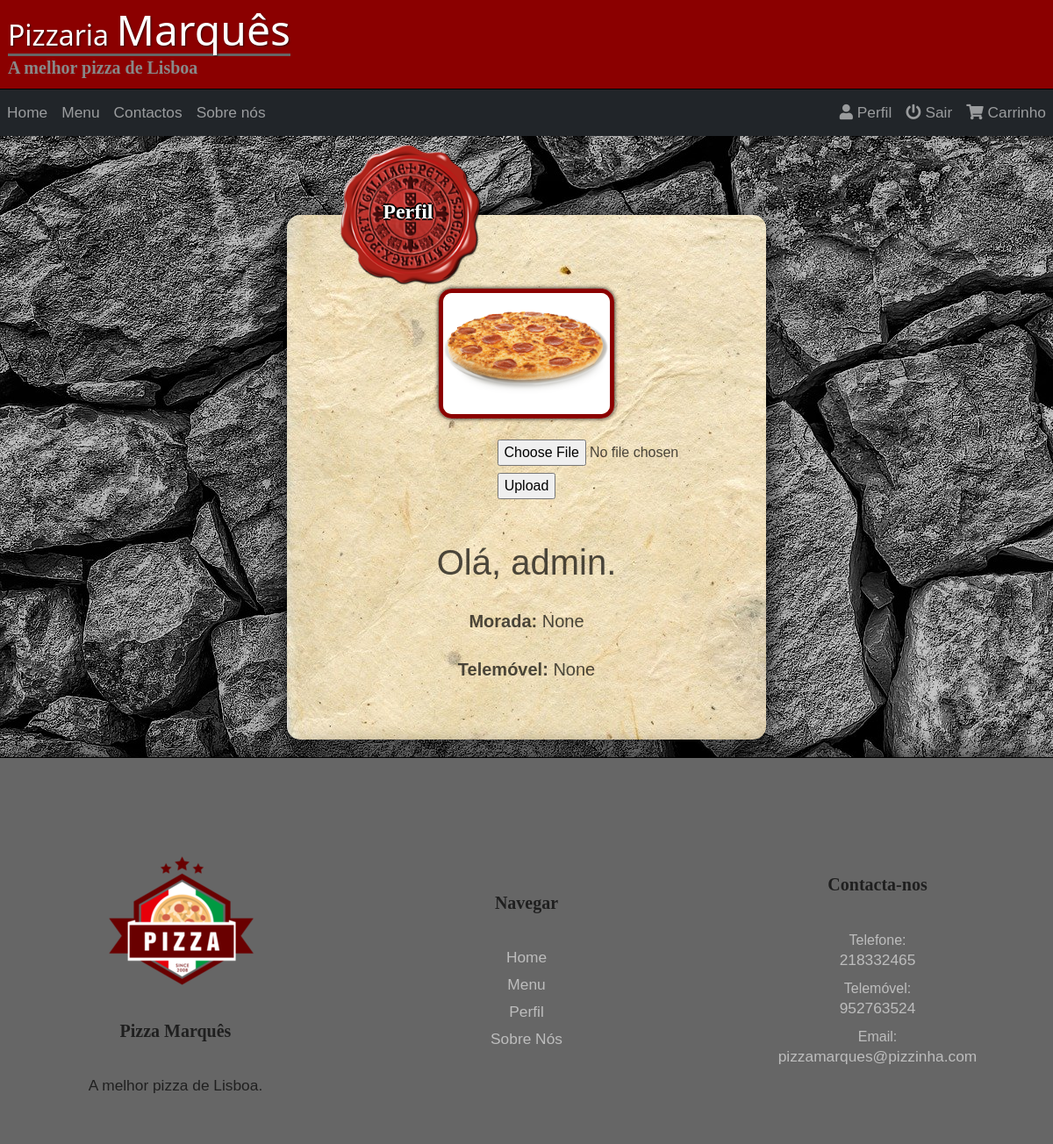
The page /perfil/1 (signed in) on the database its author committed.
### sitepizza/models.py (models this page shows)
class Perfil(models.Model):
    user = models.OneToOneField(User, on_delete=models.CASCADE)
    morada = models.TextField(null=True, max_length= MEDIUM_CHAR)
    telemovel = models.IntegerField(null=True)
    image= models.ImageField(upload_to='media', null=True)

### sitepizza/views.py (the view)
# urls.py: path("perfil/<int:user_id>", views.perfil, name="perfil"),
def perfil(request, user_id):
    perfil = Perfil.objects.get(user=request.user)
    return render(request, 'sitepizza/perfil.html', {'perfil': perfil })

### sitepizza/templates/sitepizza/perfil.html (shortened to what this page needs)
{% extends "sitepizza/template.html" %}
{% block static %}
<div class="container">
    <div class="row">
        <div class="col-md-6 offset-3">
            <div class="divisao" id="com-selo">
                <div id="acessorio">
                    <div id="selo-e-texto">
                        {% load static %}
                        <img class="selo" src="{% static 'media/media/selo.png' %}" >
                        <div id="texto-do-selo">
                        <h1 class="caminho">Perfil</h1>
                        </div>
                    </div>
                </div>
<br>
                    <div class="text-center">
                        <div class="cartao-perfil text-center">
                            {% if perfil.image %}
                            {% load static %}
                            <img class="imagens-menu" src="{{ perfil.image.url }}" alt="" width="200" height="200">
                            {% else %}
                            <img class="imagens-menu" src="{% static 'media/media/default-profile.png' %}" width="200" height="200" alt="">
                            {% endif %}
                            <form method="post" enctype="multipart/form-data" action="{% url 'navegar:fazer_upload' %}">
                                <br>
                            <input class="mb-2" style="position: relative; left: 118px;" type="file" name="myfile"><br>
                            <input type="submit" value="Upload">
                            </form>
                            <br> <br>
                            <h1 style="">Olá, {{ request.user }}.</h1>
                            <br>
                            <h3><strong>Morada:</strong> {{ perfil.morada }}</h3>
                            <br>
                            <h3><strong>Telemóvel:</strong> {{ perfil.telemovel }}</h3>
                        </div>
                    </div>
            </div>
        </div>
    </div>
</div>
{% endblock %}

### sitepizza/static/style/style.css (style rules this page uses)
body { margin: 0; padding: 0; background: url("/static/media/media/background.jpeg"); background-color: #dddddd; color: rgba(0, 0, 0, 0.69); width:100%;margin: 0 auto;min-width:600px;max-width:2000px; overflow-x: hidden; font-family: Arial , sans-serif; }
h3 { font: 15pt 'Montserrat', sans-serif;; }
h1.caminho { font: bold 18pt Lucida Handwriting; color: white; text-shadow: -2px 0 black, 0 2px black, 2px 0 black, 0 -2px black; }
#acessorio { position: absolute; top: -80px; }
.selo { width: 80%; height: 80%; }
#selo-e-texto { position: relative; }
#texto-do-selo { position: absolute; top: 50%; left: 38%; transform: translate(-50%, -50%); color: black; margin: 0; padding: 0; }
.divisao { background: url("/static/media/media/papiro.jpg"); padding: 60px; border-radius: 15px; box-shadow: 0 0 2em black; position: relative; margin-top: 10px; }
.imagens-menu { height: auto; max-width: 100%; background-size: contain; border: 5px solid #8B0000; border-radius: 15px; box-shadow: 0 0 5px black; }

### rows shown on the page
Perfil: image (picture), morada "None", telemovel "None"

### other values the page prints
{{ request.user }} "admin"
